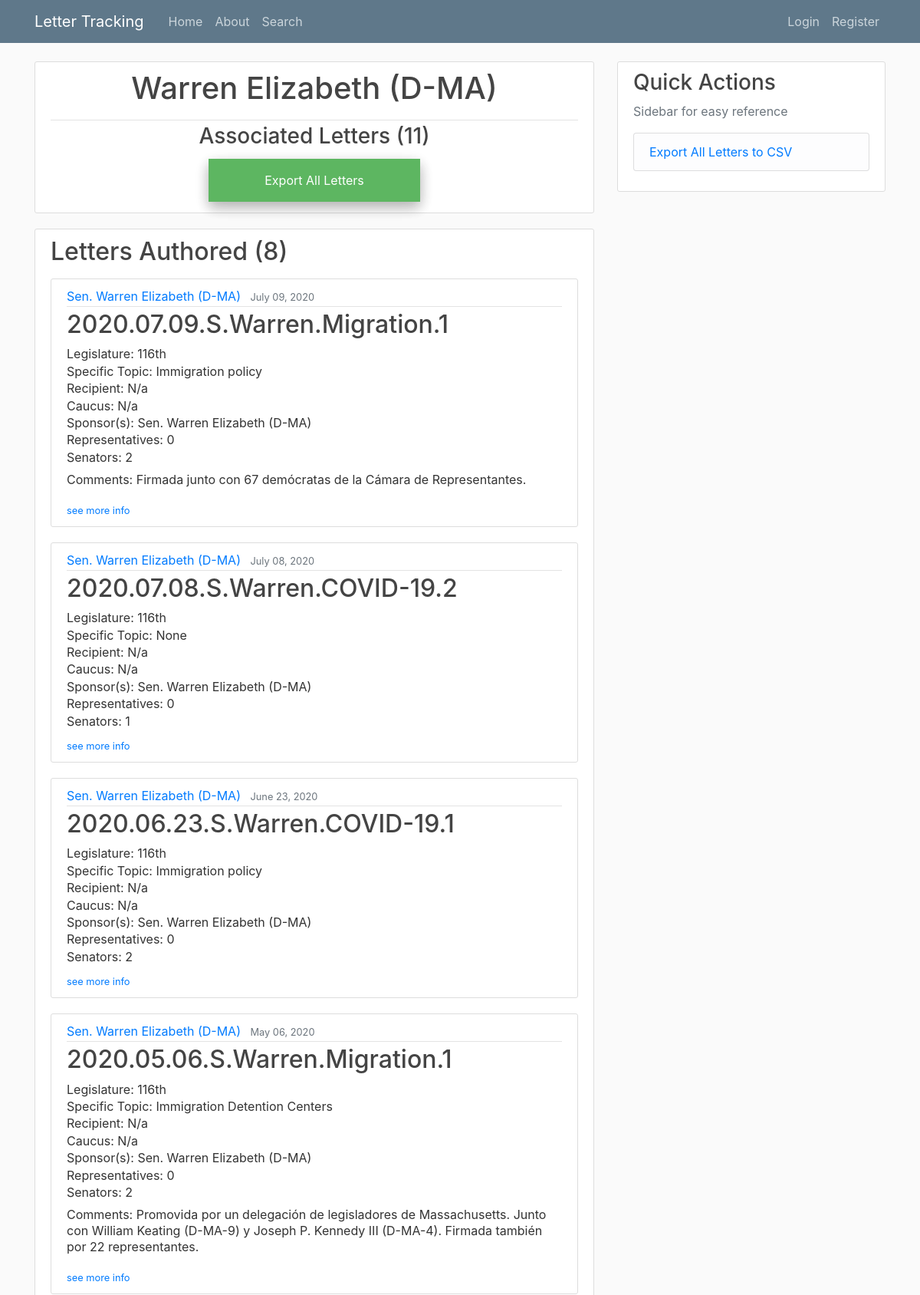
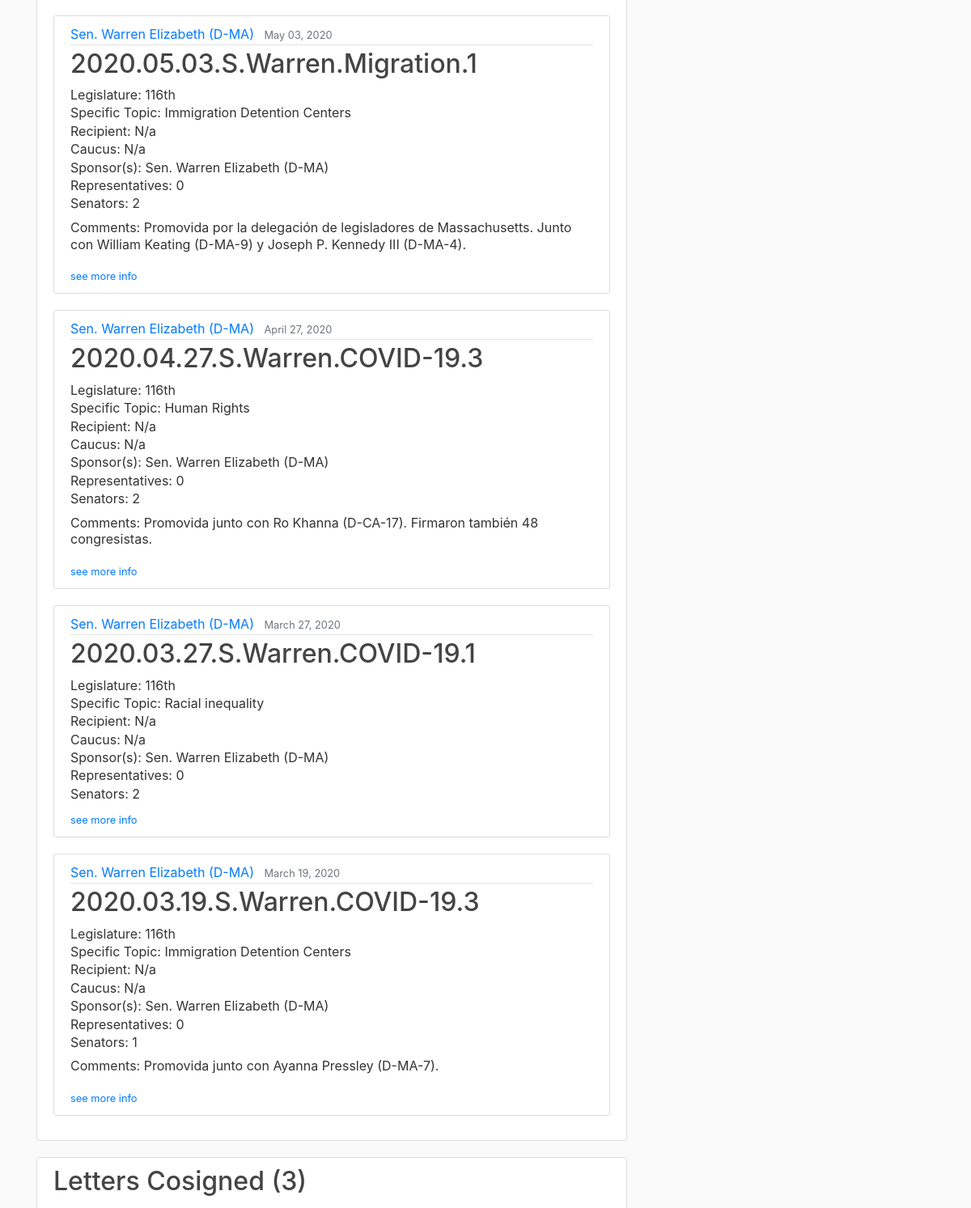
/legislator_letters/Warren Elizabeth (upper part), run on the app's committed database (2 pictures, top to bottom).
### letter_tracking/models.py (models this page shows, shortened)
class Legislator(models.Model):
    class RepSen(models.TextChoices):
        REP = 'Rep.', _('Representative')
        SEN = 'Sen.', _('Senator')
    class PolParties(models.TextChoices):
        D = 'D', _('Democrat')
        R = 'R', _('Republican')
        I = 'I', _('Independent')
    first_name = models.CharField(max_length=100, default='None')
    last_name = models.CharField(max_length=100, default='None')
    state = models.ForeignKey(State,
                             on_delete=models.SET_NULL,
                             null=True
                             )
    district = models.CharField(max_length=10,\
                                choices=[('', 'N/a')] + list(zip_choices(['at large'] + list(map(lambda num: str(num), range(1,54))))),\
                                help_text='If politician is a Sentor, please select N/a')
    rep_or_sen = models.CharField(max_length=4,
                                 choices=RepSen.choices,
                                 verbose_name=_('Representative or Senator'))
    party = models.CharField(max_length=11,
                            choices=PolParties.choices)
    active = models.BooleanField()
    @property
    def name(self):
        return self.last_name + ' ' + self.first_name
    @property
    def title(self):
        return self.name + ' (' + self.party + '-' + self.state.abbr + '-' +  self.district +')' if self.rep_or_sen == 'Rep.'\
         else self.name + ' (' + self.party + '-' + self.state.abbr + ')'
    @property
    def full_title(self):
        return self.rep_or_sen + ' ' + self.title
    @property
    def letters_authored(self):
        authored = list(Letter.objects.filter(patrocinador_sen=self) | Letter.objects.filter(patrocinador_rep=self))
        return sorted(authored, key=lambda letter: (letter.fecha, letter.consecutive_number), reverse=True)
    @property
    def letters_cosigned(self):
        cosigns = {letter:list(letter.cosigners) for letter in Letter.objects.all() if letter.cosigners}
        cosigns = [letter for letter, signers in cosigns.items() if self.name in signers]
        return sorted(cosigns, key=lambda letter: (letter.fecha, letter.consecutive_number), reverse=True)
    @property
    def all_letters(self):
        return self.letters_authored + self.letters_cosigned
    @property
    def num_letters_authored(self):
        return len(self.letters_authored)
    @property
    def num_letters_cosigned(self):
        return len(self.letters_cosigned)
    @property
    def num_all_letters(self):
        return len(self.all_letters)

class State(models.Model):
    name = models.CharField(max_length=30)
    abbr = models.CharField(max_length=2)

class Letter(models.Model):
    class PolParties(models.TextChoices):
        D = 'D', _('Democrat')
        R = 'R', _('Republican')
        I = 'I', _('Independent')
    class RepSen(models.TextChoices):
        REP = 'Rep.', _('Representative')
        SEN = 'Sen.', _('Senator')
    class Chamber(models.TextChoices):
        BI = 'B', _('Bicameral')
        S = 'S', _('Senado')
        C = 'C', _('Congreso')
    class Support(models.TextChoices):
        rep = 'Republican', _('Republican')
        dem = 'Democrat', _('Democrat')
        bi= 'Bipartisan', _('Bipartisan')
    class Sentiment(models.TextChoices):
        Pos = 'Positive', _('Positive')
        Neut = 'Neutral', _('Neutral')
        Neg = 'Negative', _('Negative')
    class Dummy(models.TextChoices):
        y = 1, _('Yes')
        n = 0, _('No')
    tema = models.ForeignKey(Topic,
                            on_delete=models.SET_NULL,
                            null=True
                            )
    tema_específico = models.ForeignKey(Specific_Topic,
                                        on_delete=models.SET_NULL,
                                        null=True
                                        )
    fecha = models.DateTimeField(help_text="Enter dates in <em>MM/DD/YYYY</em> format")
    descripción = models.TextField()
    favorable_a_MX = models.CharField(max_length=8,
                                    choices=Sentiment.choices,
                                    verbose_name=_('Positive for Mexico?')
                                    )
    mención_directa_a_MX = models.CharField(max_length=3,
                                    choices=Dummy.choices,
                                    verbose_name=_('Was Mexico directly mentioned?'))
    destinatario = MultiSelectField(choices=[('N/a', 'N/a')] + list(zip_choices(list(map(lambda obj: obj.recipient_name, Recipient.objects.all())))),
                                default='None',
                                max_length=100,
                                help_text="<em>If 'Other', please specify in the text box below</em>"
                                )
    other_destinatario_comments = models.TextField(blank=True)
    caucus = MultiSelectField(choices=[('', 'N/a')] + list(zip_choices(list(map(lambda obj: obj.caucus_name, Caucus.objects.all())))),
                                default='None',
                                max_length=100
                                )
    legislatura = models.ForeignKey(Legislature,
                                    on_delete=models.SET_NULL,
                                    null=True
                                    )
    patrocinador_sen = models.ForeignKey(Legislator,
                                        limit_choices_to={'rep_or_sen': 'Sen.'},
                                        related_name='Senators',
                                        verbose_name=_('Senate Author'),
                                        on_delete=models.SET_NULL,
                                        null=True,
                                        blank=True
                                        )
    patrocinador_rep = models.ForeignKey(Legislator,
                                        limit_choices_to={'rep_or_sen': 'Rep.'},
                                        related_name='Representatives',
                                        verbose_name=_('House Author'),
                                        on_delete=models.SET_NULL,
                                        null=True,
                                        blank=True
                                        )
    cosigners = MultiSelectField(choices=zip_choices(list(map(lambda leg: leg.name, Legislator.objects.all()))),\
                                verbose_name=_('Copatrocinador/a'),
                                default='None',
                                max_length=1000
                                )
    date_posted = models.DateTimeField(default=timezone.now)
    posted_by = models.ForeignKey(User,
                                 on_delete=models.SET_NULL,
                                 null=True
                                 )
    observaciones =  models.TextField(default='N/a')
    acción = models.ForeignKey(Action,
                               on_delete=models.SET_NULL,
                               null=True
                               )
    notice = models.CharField(max_length=9,
                              verbose_name=_('If a notice was sent, specify the number'),
                              default='N/a'
                              )
    @property
    def title(self):
        if not self.authors:
            name = 'NO LEGISLATOR SELECTED: UPDATE LETTER'
        else:
            name = '-'.join(obj_list_to_attr(self.authors, 'last_name'))
        return str(self.fecha)[:10].replace('-', '.') + '.' + str(self.cámara)[0] +\
                '.' + name + '.' + str(self.tema) + '.' + str(self.consecutive_number)
    @property
    def authors(self):
        auths = [leg for leg in [self.patrocinador_rep, self.patrocinador_sen] if leg]
        return auths if auths else []
    @property
    def two_authors(self):
        return True if len(self.authors) == 2 else False
    @property
    def sen_author(self):
        return True if self.patrocinador_sen else False
    @property
    def rep_author(self):
        return True if self.patrocinador_rep else False
    @property
    def cámara(self):
        return classify_letter(self, 'rep_or_sen', "Sen.", ["Senate", "House", "Bicameral"])
    @property
    def consecutive_number(self):
        daily_order = list(Letter.objects.filter(fecha=self.fecha).order_by('fecha'))
        return daily_order.index(self) + 1
    @property
    def num_reps_sens(self):
        if not self.authors:
            return 0, 0
        auths = obj_list_to_attr(self.authors, 'name') #list of name strings
        signers = auths + ', '.join(self.cosigners).split(', ') #larger list of name strings
        if not self.cosigners:
            sen_rep = obj_list_to_attr(self.authors, 'rep_or_sen')
            if len(sen_rep) == 1:
                return (1, 0) if sen_rep == ['Sen.'] else (0, 1)
            elif len(sen_rep) == 2:
                return sen_rep.count('Sen.'), sen_rep.count('Rep.')
        sen_rep = [leg.rep_or_sen for leg in Legislator.objects.all() if leg.name in signers]
        return sen_rep.count('Sen.'), sen_rep.count('Rep.')
    @property
    def num_sens(self):
        return self.num_reps_sens[0]
    @property
    def num_reps(self):
        return self.num_reps_sens[1]

class Legislature(models.Model):
    legislature_name =  models.CharField(max_length=6)
    def __str__(self):
        return self.legislature_name

class Specific_Topic(models.Model):
    specific_topic_name =  models.CharField(max_length=25)
    def __str__(self):
        return self.specific_topic_name

class Topic(models.Model):
    topic_name = models.CharField(max_length=25)
    def __str__(self):
        return self.topic_name

### letter_tracking/views.py (the view)
# urls.py: path('legislator_letters/<str:name>', LegLetterView.as_view(), name='legislator-letters'),
class LegLetterView(ListView):
    model = Legislator
    template_name = 'letter_tracking/legislator_letters.html'
    context_object_name = 'politician'
    def get_queryset(self):
        [id_] = [leg.id for leg in Legislator.objects.all() if leg.name == self.kwargs.get('name')]
        return get_object_or_404(Legislator, pk=id_)

### letter_tracking/models.py (called while the page is built)
def classify_letter(letter, attr, class_, options):
    if not letter.cosigners:
        if len(letter.authors) == 1: ###
            return options[0] if getattr(letter.authors[0], attr) == class_ else options[1]
        elif len(letter.authors) == 2:
            classified = list(map(lambda leg_obj: getattr(leg_obj, attr) == class_, letter.authors))
    else:
        signers = letter.authors + [leg for leg in Legislator.objects.all() if leg.name in letter.cosigners]
        classified = list(map(lambda leg_obj: leg_obj.__dict__[attr] == class_, signers))
    if all(classified):
        return options[0]
    if not any(classified):
        return options[1]
    else:
        return options[2]

def obj_list_to_attr(obj_list, attr):
    return list(map(lambda obj: getattr(obj, attr), obj_list))

### letter_tracking/templates/letter_tracking/legislator_letters.html (shortened to what this page needs)
{%extends "letter_tracking/base.html" %}
{% block content %}
<article class="media content-section">
    <div class="media-body">
        <div class="article-metadata">
    <h1 style="text-align:center" class="mb-3">{{ politician.title }} </h1>
        </div>
    <h3 style="text-align:center">Associated Letters ({{ politician.num_all_letters }})</h3>
    <form style="text-align: center;" action="{% url 'export-data-leg' politician.name %}">
        <input type="submit" value="Export All Letters" />
    </form>
</div>
</article>
<article class="media content-section">
    <div class="media-body">
    <h2 class="mb-3">Letters Authored ({{politician.num_letters_authored}})</h1>
    {% if politician.letters_authored%}
        {% for letter in politician.letters_authored %}
        <article class="media content-section">
            <div class="media-body">
                <div class="article-metadata">
                    {% if letter.sen_author %}
                        <a class="mr-2" href="{% url 'legislator-letters' letter.patrocinador_sen.name %}">{{letter.patrocinador_sen.full_title}}</a>
                    {% endif %}
                    <small class="text-muted">{{ letter.fecha | date:"F d, Y" }}</small>
                </div>
                <h2><a class="article-title">{{ letter.title }}</a></h2>
                <p class="article-content" style="line-height:.4">Legislature: {{ letter.legislatura }}</p>
                <p class="article-content" style="line-height:.4">Specific Topic: {{ letter.tema_específico }}</p>
                {% if letter.other_destinatario_comments %}
                    <p class="article-content" style="line-height:.4">Recipient: {{ letter.destinatario }}- {{letter.other_destinatario_comments}}</p>
                {% elif object.destinatario %}
                    <p class="article-content" style="line-height:.4">Recipient: {{ letter.destinatario }}</p>
                {% else %}
                    <p class="article-content" style="line-height:.4">Recipient: N/a</p>
                {% endif %}
                {% if object.caucus %}
                    <p class="article-content" style="line-height:.4">Caucus: {{ letter.caucus }}</p>
                {% else %}
                    <p class="article-content" style="line-height:.4">Caucus: N/a</p>
                {% endif %}
                {% if letter.two_authors %}
                    <p class="article-content" style="line-height:.4">Sponsor(s): {{letter.patrocinador_sen.full_title}} & {{letter.patrocinador_rep.full_title}}</p>
                {% elif letter.patrocinador_sen %}
                    <p class="article-content" style="line-height:.4">Sponsor(s): {{letter.patrocinador_sen.full_title}}</p>
                {% elif letter.patrocinador_rep%}
                    <p class="article-content" style="line-height:.4">Sponsor(s): {{letter.patrocinador_rep.full_title}}</p>
                {% endif %}
                <p class="article-content" style="line-height:.4">Representatives: {{ letter.num_reps }}</p>
                <p class="article-content" style="line-height:.4">Senators: {{ letter.num_sens }}</p>
                {% if letter.observaciones %}
                    <p class="article-content" style="line-height:1.3">Comments: {{ letter.observaciones }}</p>
                {% endif %}
                <div> <small> <a  href="{% url 'letter-detail' letter.id%}">see more info</a></small></div>
            </div>
        </article>
        {% endfor %}
    {% endif %}
    </div>
</article>
<article class="media content-section">
    <div class="media-body">
    <h2 class="mb-3">Letters Cosigned ({{politician.num_letters_cosigned}})</h1>
    </div>
</article>
{% endblock content %}

### letter_tracking/static/letter_tracking/main.css (style rules this page uses)
body { background: #fafafa; color: #333333; margin-top: 5rem; }
h1, h2, h3, h4, h5, h6 { color: #444444; }
.content-section { background: #ffffff; padding: 10px 20px; border: 1px solid #dddddd; border-radius: 3px; margin-bottom: 20px; }
.article-title { color: #444444; }
.article-content { white-space: pre-line; }
.article-metadata { padding-bottom: 1px; margin-bottom: 4px; border-bottom: 1px solid #e3e3e3 }

### letter_tracking/templates/letter_tracking/legislator_letters.html (style rules this page uses)
input[type=button], input[type=submit], input[type=reset] { background-color: #4CAF50; opacity: 0.9; border: none; color: white; padding: 16px 32px; text-decoration: none; margin: 4px 2px; cursor: pointer; box-shadow: 0 8px 16px 0 rgba(0,0,0,0.2), 0 6px 20px 0 rgba(0,0,0,0.19); width: 40%; }

### data on the page
Legislator: title "Warren Elizabeth (D-MA)", num_all_letters "11", num_letters_authored "8"
Letter: patrocinador_sen.full_title "Sen. Warren Elizabeth (D-MA)", fecha "July 09, 2020", title "2020.07.09.S.Warren.Migration.1", legislatura "116th", tema_específico "Immigration policy", other_destinatario_comments "Recipient: N/a", num_reps "0", num_sens "2", observaciones "Firmada junto con 67 demócratas de la Cámara de Representantes."
Letter: patrocinador_sen.full_title "Sen. Warren Elizabeth (D-MA)", fecha "July 08, 2020", title "2020.07.08.S.Warren.COVID-19.2", legislatura "116th", tema_específico "None", other_destinatario_comments "Recipient: N/a", num_reps "0", num_sens "1"
Letter: patrocinador_sen.full_title "Sen. Warren Elizabeth (D-MA)", fecha "June 23, 2020", title "2020.06.23.S.Warren.COVID-19.1", legislatura "116th", tema_específico "Immigration policy", other_destinatario_comments "Recipient: N/a", num_reps "0", num_sens "2"
Letter: patrocinador_sen.full_title "Sen. Warren Elizabeth (D-MA)", fecha "May 06, 2020", title "2020.05.06.S.Warren.Migration.1", legislatura "116th", tema_específico "Immigration Detention Centers", other_destinatario_comments "Recipient: N/a", num_reps "0", num_sens "2", observaciones "Promovida por un delegación de legisladores de Massachusetts. Junto con William Keating (D-MA-9) y Joseph P. Kennedy III (D-MA-4). Firmada también por 22 representantes."
Letter: patrocinador_sen.full_title "Sen. Warren Elizabeth (D-MA)", fecha "May 03, 2020", title "2020.05.03.S.Warren.Migration.1", legislatura "116th", tema_específico "Immigration Detention Centers", other_destinatario_comments "Recipient: N/a", num_reps "0", num_sens "2", observaciones "Promovida por la delegación de legisladores de Massachusetts. Junto con William Keating (D-MA-9) y Joseph P. Kennedy III (D-MA-4)."
Letter: patrocinador_sen.full_title "Sen. Warren Elizabeth (D-MA)", fecha "April 27, 2020", title "2020.04.27.S.Warren.COVID-19.3", legislatura "116th", tema_específico "Human Rights", other_destinatario_comments "Recipient: N/a", num_reps "0", num_sens "2", observaciones "Promovida junto con Ro Khanna (D-CA-17). Firmaron también 48 congresistas."
Letter: patrocinador_sen.full_title "Sen. Warren Elizabeth (D-MA)", fecha "March 27, 2020", title "2020.03.27.S.Warren.COVID-19.1", legislatura "116th", tema_específico "Racial inequality", other_destinatario_comments "Recipient: N/a", num_reps "0", num_sens "2"
Letter: patrocinador_sen.full_title "Sen. Warren Elizabeth (D-MA)", fecha "March 19, 2020", title "2020.03.19.S.Warren.COVID-19.3", legislatura "116th", tema_específico "Immigration Detention Centers", other_destinatario_comments "Recipient: N/a", num_reps "0", num_sens "1", observaciones "Promovida junto con Ayanna Pressley (D-MA-7)."
Letter: num_letters_cosigned "3"
